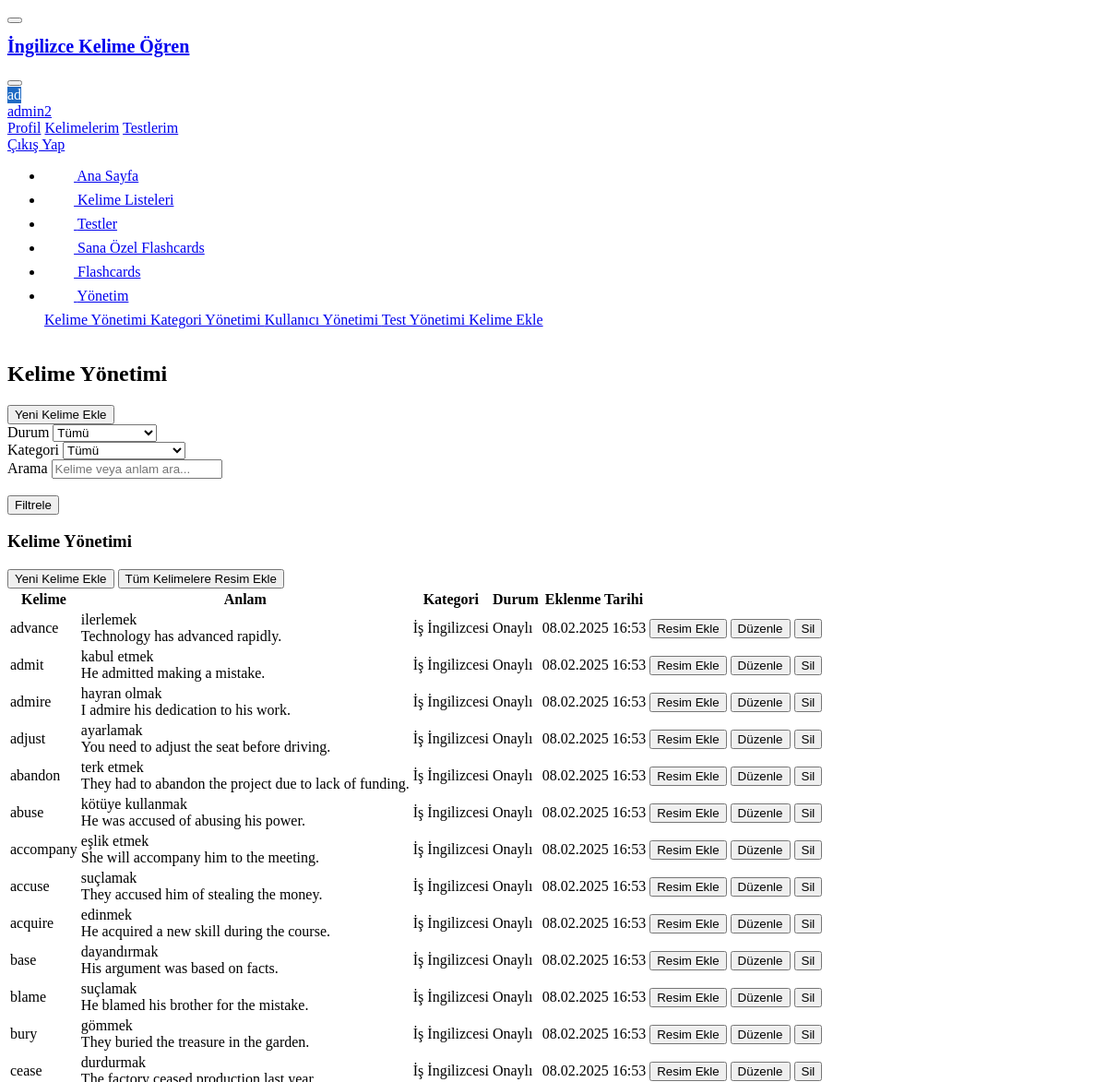
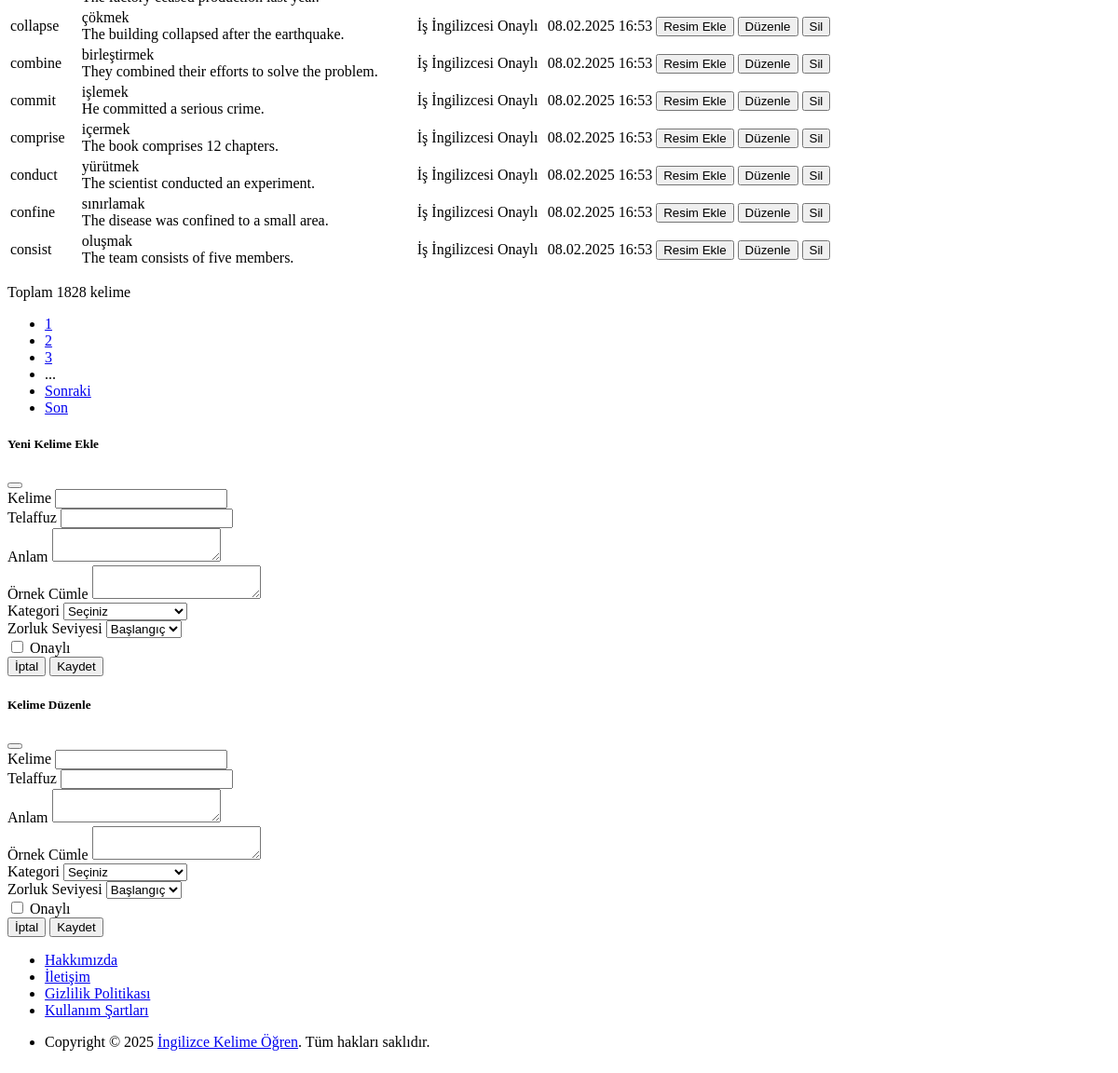
The app's page /admin/words.php (signed in) with its own data (2 pictures, top to bottom).
### tables this page shows
CREATE TABLE `words` (
  `id` int(11) NOT NULL AUTO_INCREMENT,
  `word` varchar(100) NOT NULL,
  `pronunciation` varchar(100) DEFAULT NULL,
  `definition` text NOT NULL,
  `example_sentence` text DEFAULT NULL,
  `image_url` varchar(255) DEFAULT NULL,
  `audio_url` varchar(255) DEFAULT NULL,
  `category_id` int(11) DEFAULT NULL,
  `difficulty_level` enum('beginner','intermediate','advanced') DEFAULT 'beginner',
  `created_by` int(11) DEFAULT NULL,
  `is_approved` tinyint(1) DEFAULT 0,
  `created_at` timestamp NOT NULL DEFAULT current_timestamp(),
  `updated_at` timestamp NOT NULL DEFAULT current_timestamp() ON UPDATE current_timestamp(),
  PRIMARY KEY (`id`),
  KEY `created_by` (`created_by`),
  KEY `idx_words_category` (`category_id`),
  KEY `idx_words_difficulty` (`difficulty_level`),
  CONSTRAINT `words_ibfk_1` FOREIGN KEY (`category_id`) REFERENCES `categories` (`id`) ON DELETE SET NULL,
  CONSTRAINT `words_ibfk_2` FOREIGN KEY (`created_by`) REFERENCES `users` (`id`) ON DELETE SET NULL
);

CREATE TABLE `categories` (
  `id` int(11) NOT NULL AUTO_INCREMENT,
  `name` varchar(50) NOT NULL,
  `description` text DEFAULT NULL,
  `parent_id` int(11) DEFAULT NULL,
  `created_at` timestamp NOT NULL DEFAULT current_timestamp(),
  PRIMARY KEY (`id`),
  KEY `parent_id` (`parent_id`),
  CONSTRAINT `categories_ibfk_1` FOREIGN KEY (`parent_id`) REFERENCES `categories` (`id`) ON DELETE SET NULL
);

### functions/functions.php (called while the page is built, shortened)
<?php
function getPagination($total, $page, $perPage = ITEMS_PER_PAGE) {
    $totalPages = ceil($total / $perPage);
    $page = max(1, min($page, $totalPages));
    return [
        'current_page' => $page,
        'total_pages' => $totalPages,
        'per_page' => $perPage,
        'total_items' => $total,
        'offset' => ($page - 1) * $perPage
    ];
}
?>

### admin/words.php (the view, shortened to what this page needs)
<?php
require_once '../functions/functions.php';
$page = isset($_GET['page']) ? (int)$_GET['page'] : 1;
$status = isset($_GET['status']) ? cleanInput($_GET['status']) : '';
$category = isset($_GET['category']) ? (int)$_GET['category'] : 0;
$search = isset($_GET['search']) ? cleanInput($_GET['search']) : '';
try {
    $db = dbConnect();
    $sql = "SELECT w.*, c.name as category_name
            FROM words w
            LEFT JOIN categories c ON w.category_id = c.id
            WHERE 1=1";
    $params = [];
    $countSql = str_replace("SELECT w.*, c.name as category_name", "SELECT COUNT(*)", $sql);
    $stmt = $db->prepare($countSql);
    $stmt->execute($params);
    $totalItems = $stmt->fetchColumn();
    $pagination = getPagination($totalItems, $page);
    $sql .= " ORDER BY w.created_at DESC LIMIT ? OFFSET ?";
    $params[] = $pagination['per_page'];
    $params[] = $pagination['offset'];
    $stmt = $db->prepare($sql);
    $stmt->execute($params);
    $words = $stmt->fetchAll();
} catch (PDOException $e) {
    $error = 'Veritabanı hatası: ' . $e->getMessage();
    logError('Admin words error: ' . $e->getMessage());
}
include '../includes/header/header.php';
?>
<div class="container-xl">
    <div class="page-header d-print-none">
        <div class="row align-items-center">
            <div class="col">
                <h2 class="page-title">Kelime Yönetimi</h2>
            </div>
            <div class="col-auto ms-auto d-print-none">
                <button class="btn btn-primary" data-bs-toggle="modal" data-bs-target="#addWordModal">
                    Yeni Kelime Ekle
                </button>
            </div>
        </div>
    </div>
    <div class="card mb-3">
        <div class="card-body">
            <form action="" method="get" class="row g-3">
                <div class="col-md-3">
                    <label class="form-label">Durum</label>
                    <select name="status" class="form-select">
                        <option value="">Tümü</option>
                    </select>
                </div>
                <div class="col-md-3">
                    <label class="form-label">Kategori</label>
                    <select name="category" class="form-select">
                        <option value="">Tümü</option>
                    </select>
                </div>
                <div class="col-md-4">
                    <label class="form-label">Arama</label>
                    <input type="text" name="search" class="form-control" placeholder="Kelime veya anlam ara..."
                           value="<?php echo htmlspecialchars($search); ?>">
                </div>
                <div class="col-md-2">
                    <label class="form-label">&nbsp;</label>
                    <div>
                        <button type="submit" class="btn btn-primary w-100">
                            Filtrele
                        </button>
                    </div>
                </div>
            </form>
        </div>
    </div>
    <div class="card">
        <div class="card-header">
            <h3 class="card-title">Kelime Yönetimi</h3>
            <div class="card-actions">
                <button type="button" class="btn btn-primary" onclick="addWordModal()">
                    <i class="ti ti-plus"></i> Yeni Kelime Ekle
                </button>
                <button type="button" class="btn btn-success" onclick="addAllImages()">
                    <i class="ti ti-photo"></i> Tüm Kelimelere Resim Ekle
                </button>
            </div>
        </div>
        <div class="table-responsive">
            <table class="table table-vcenter card-table">
                <thead>
                    <tr>
                        <th>Kelime</th>
                        <th>Anlam</th>
                        <th>Kategori</th>
                        <th>Durum</th>
                        <th>Eklenme Tarihi</th>
                        <th class="w-1"></th>
                    </tr>
                </thead>
                <tbody>
                    <?php foreach ($words as $word): ?>
                        <tr>
                            <td>
                                <?php echo htmlspecialchars($word['word']); ?>
                            </td>
                            <td>
                                <?php echo htmlspecialchars($word['definition']); ?>
                                <?php if ($word['example_sentence']): ?>
                                    <div class="text-muted small">
                                        <?php echo htmlspecialchars($word['example_sentence']); ?>
                                    </div>
                                <?php endif; ?>
                            </td>
                            <td>
                                <?php echo htmlspecialchars($word['category_name']); ?>
                            </td>
                            <td>
                                <?php if ($word['is_approved']): ?>
                                    <span class="badge bg-success">Onaylı</span>
                                <?php else: ?>
                                    <span class="badge bg-warning">Onay Bekliyor</span>
                                <?php endif; ?>
                            </td>
                            <td>
                                <?php echo date('d.m.Y H:i', strtotime($word['created_at'])); ?>
                            </td>
                            <td>
                                <div class="btn-list">
                                    <button class="btn btn-sm btn-primary" onclick="getWordImage(<?php echo $word['id']; ?>)">
                                        <i class="ti ti-photo"></i> Resim Ekle
                                    </button>
                                    <button class="btn btn-sm btn-warning" onclick="editWord(<?php echo $word['id']; ?>)">
                                        <i class="ti ti-edit"></i> Düzenle
                                    </button>
                                    <button class="btn btn-sm btn-danger" onclick="deleteWord(<?php echo $word['id']; ?>)">
                                        <i class="ti ti-trash"></i> Sil
                                    </button>
                                </div>
                            </td>
                        </tr>
                    <?php endforeach; ?>
                </tbody>
            </table>
        </div>
        <?php if ($pagination['total_pages'] > 1): ?>
            <div class="card-footer d-flex align-items-center">
                <p class="m-0 text-muted">
                    Toplam <span><?php echo $totalItems; ?></span> kelime
                </p>
                <ul class="pagination m-0 ms-auto">
                    <?php
                    $start = max(1, $page - 2);
                    $end = min($pagination['total_pages'], $page + 2);
                    for ($i = $start; $i <= $end; $i++): ?>
                        <li class="page-item <?php echo $i === $page ? 'active' : ''; ?>">
                            <a class="page-link" href="?page=<?php echo $i; ?>&status=<?php echo $status; ?>&category=<?php echo $category; ?>&search=<?php echo urlencode($search); ?>">
                                <?php echo $i; ?>
                            </a>
                        </li>
                    <?php endfor;
                    if ($end < $pagination['total_pages']) {
                        echo '<li class="page-item disabled"><span class="page-link">...</span></li>';
                    }
                    ?>
                    <?php if ($page < $pagination['total_pages']): ?>
                        <li class="page-item">
                            <a class="page-link" href="?page=<?php echo ($page + 1); ?>&status=<?php echo $status; ?>&category=<?php echo $category; ?>&search=<?php echo urlencode($search); ?>">
                                Sonraki
                            </a>
                        </li>
                        <li class="page-item">
                            <a class="page-link" href="?page=<?php echo $pagination['total_pages']; ?>&status=<?php echo $status; ?>&category=<?php echo $category; ?>&search=<?php echo urlencode($search); ?>">
                                Son
                            </a>
                        </li>
                    <?php endif; ?>
                </ul>
            </div>
        <?php endif; ?>
    </div>
</div>
<div class="modal modal-blur fade" id="addWordModal" tabindex="-1" role="dialog" aria-hidden="true">
    <div class="modal-dialog modal-lg modal-dialog-centered" role="document">
        <div class="modal-content">
            <div class="modal-header">
                <h5 class="modal-title">Yeni Kelime Ekle</h5>
                <button type="button" class="btn-close" data-bs-dismiss="modal" aria-label="Close"></button>
            </div>
            <form id="wordForm">
                <div class="modal-body">
                    <div class="row mb-3">
                        <div class="col-md-6">
                            <label class="form-label">Kelime</label>
                            <input type="text" class="form-control" name="word" id="wordInput" required>
                        </div>
                        <div class="col-md-6">
                            <label class="form-label">Telaffuz</label>
                            <input type="text" class="form-control" name="pronunciation" id="pronunciationInput">
                        </div>
                    </div>
                    <div class="mb-3">
                        <label class="form-label">Anlam</label>
                        <textarea class="form-control" name="definition" id="definitionInput" rows="2" required></textarea>
                    </div>
                    <div class="mb-3">
                        <label class="form-label">Örnek Cümle</label>
                        <textarea class="form-control" name="example_sentence" id="exampleInput" rows="2"></textarea>
                    </div>
                    <div class="row mb-3">
                        <div class="col-md-6">
                            <label class="form-label">Kategori</label>
                            <select class="form-select" name="category_id" id="categoryInput" required>
                                <option value="">Seçiniz</option>
                            </select>
                        </div>
                        <div class="col-md-6">
                            <label class="form-label">Zorluk Seviyesi</label>
                            <select class="form-select" name="difficulty_level" id="difficultyInput" required>
                                <option value="beginner">Başlangıç</option>
                            </select>
                        </div>
                    </div>
                    <div class="mb-3">
                        <label class="form-check">
                            <input type="checkbox" class="form-check-input" name="is_approved" id="approvedInput" value="1">
                            <span class="form-check-label">Onaylı</span>
                        </label>
                    </div>
                </div>
                <div class="modal-footer">
                    <button type="button" class="btn btn-link link-secondary" data-bs-dismiss="modal">
                        İptal
                    </button>
                    <button type="submit" class="btn btn-primary ms-auto">
                        Kaydet
                    </button>
                </div>
            </form>
        </div>
    </div>
</div>
<div class="modal modal-blur fade" id="editWordModal" tabindex="-1" role="dialog" aria-hidden="true">
    <div class="modal-dialog modal-lg modal-dialog-centered" role="document">
        <div class="modal-content">
            <div class="modal-header">
                <h5 class="modal-title">Kelime Düzenle</h5>
                <button type="button" class="btn-close" data-bs-dismiss="modal" aria-label="Close"></button>
            </div>
            <form id="editWordForm">
                <div class="modal-body">
                    <div class="row mb-3">
                        <div class="col-md-6">
                            <label class="form-label">Kelime</label>
                            <input type="text" class="form-control" name="word" id="edit_word" required>
                        </div>
                        <div class="col-md-6">
                            <label class="form-label">Telaffuz</label>
                            <input type="text" class="form-control" name="pronunciation" id="edit_pronunciation">
                        </div>
                    </div>
                    <div class="mb-3">
                        <label class="form-label">Anlam</label>
                        <textarea class="form-control" name="definition" id="edit_definition" rows="2" required></textarea>
                    </div>
                    <div class="mb-3">
                        <label class="form-label">Örnek Cümle</label>
                        <textarea class="form-control" name="example_sentence" id="edit_example_sentence" rows="2"></textarea>
                    </div>
                    <div class="row mb-3">
                        <div class="col-md-6">
                            <label class="form-label">Kategori</label>
                            <select class="form-select" name="category_id" id="edit_category_id" required>
                                <option value="">Seçiniz</option>
                            </select>
                        </div>
                        <div class="col-md-6">
                            <label class="form-label">Zorluk Seviyesi</label>
                            <select class="form-select" name="difficulty_level" id="edit_difficulty_level" required>
                                <option value="beginner">Başlangıç</option>
                            </select>
                        </div>
                    </div>
                    <div class="mb-3">
                        <label class="form-check">
                            <input type="checkbox" class="form-check-input" name="is_approved" id="edit_is_approved" value="1">
                            <span class="form-check-label">Onaylı</span>
                        </label>
                    </div>
                </div>
                <div class="modal-footer">
                    <button type="button" class="btn btn-link link-secondary" data-bs-dismiss="modal">
                        İptal
                    </button>
                    <button type="submit" class="btn btn-primary ms-auto">
                        Kaydet
                    </button>
                </div>
            </form>
        </div>
    </div>
</div>
<?php
include '../includes/footer/footer.php';
?>

### records on screen
words: word "advance", definition "ilerlemek", example_sentence "Technology has advanced rapidly.", category.name "İş İngilizcesi", is_approved "Onaylı", created_at "08.02.2025 16:53"
words: word "admit", definition "kabul etmek", example_sentence "He admitted making a mistake.", category.name "İş İngilizcesi", is_approved "Onaylı", created_at "08.02.2025 16:53"
words: word "admire", definition "hayran olmak", example_sentence "I admire his dedication to his work.", category.name "İş İngilizcesi", is_approved "Onaylı", created_at "08.02.2025 16:53"
words: word "adjust", definition "ayarlamak", example_sentence "You need to adjust the seat before driving.", category.name "İş İngilizcesi", is_approved "Onaylı", created_at "08.02.2025 16:53"
words: word "abandon", definition "terk etmek", example_sentence "They had to abandon the project due to lack of funding.", category.name "İş İngilizcesi", is_approved "Onaylı", created_at "08.02.2025 16:53"
words: word "abuse", definition "kötüye kullanmak", example_sentence "He was accused of abusing his power.", category.name "İş İngilizcesi", is_approved "Onaylı", created_at "08.02.2025 16:53"
words: word "accompany", definition "eşlik etmek", example_sentence "She will accompany him to the meeting.", category.name "İş İngilizcesi", is_approved "Onaylı", created_at "08.02.2025 16:53"
words: word "accuse", definition "suçlamak", example_sentence "They accused him of stealing the money.", category.name "İş İngilizcesi", is_approved "Onaylı", created_at "08.02.2025 16:53"
words: word "acquire", definition "edinmek", example_sentence "He acquired a new skill during the course.", category.name "İş İngilizcesi", is_approved "Onaylı", created_at "08.02.2025 16:53"
words: word "base", definition "dayandırmak", example_sentence "His argument was based on facts.", category.name "İş İngilizcesi", is_approved "Onaylı", created_at "08.02.2025 16:53"
words: word "blame", definition "suçlamak", example_sentence "He blamed his brother for the mistake.", category.name "İş İngilizcesi", is_approved "Onaylı", created_at "08.02.2025 16:53"
words: word "bury", definition "gömmek", example_sentence "They buried the treasure in the garden.", category.name "İş İngilizcesi", is_approved "Onaylı", created_at "08.02.2025 16:53"
words: word "cease", definition "durdurmak", example_sentence "The factory ceased production last year.", category.name "İş İngilizcesi", is_approved "Onaylı", created_at "08.02.2025 16:53"
words: word "collapse", definition "çökmek", example_sentence "The building collapsed after the earthquake.", category.name "İş İngilizcesi", is_approved "Onaylı", created_at "08.02.2025 16:53"
words: word "combine", definition "birleştirmek", example_sentence "They combined their efforts to solve the problem.", category.name "İş İngilizcesi", is_approved "Onaylı", created_at "08.02.2025 16:53"
words: word "commit", definition "işlemek", example_sentence "He committed a serious crime.", category.name "İş İngilizcesi", is_approved "Onaylı", created_at "08.02.2025 16:53"
words: word "comprise", definition "içermek", example_sentence "The book comprises 12 chapters.", category.name "İş İngilizcesi", is_approved "Onaylı", created_at "08.02.2025 16:53"
words: word "conduct", definition "yürütmek", example_sentence "The scientist conducted an experiment.", category.name "İş İngilizcesi", is_approved "Onaylı", created_at "08.02.2025 16:53"
words: word "confine", definition "sınırlamak", example_sentence "The disease was confined to a small area.", category.name "İş İngilizcesi", is_approved "Onaylı", created_at "08.02.2025 16:53"
words: word "consist", definition "oluşmak", example_sentence "The team consists of five members.", category.name "İş İngilizcesi", is_approved "Onaylı", created_at "08.02.2025 16:53"

### other values on screen
substr($_SESSION['username'], 0, 2) "ad"
$_SESSION['username'] "admin2"
$totalItems "1828"
